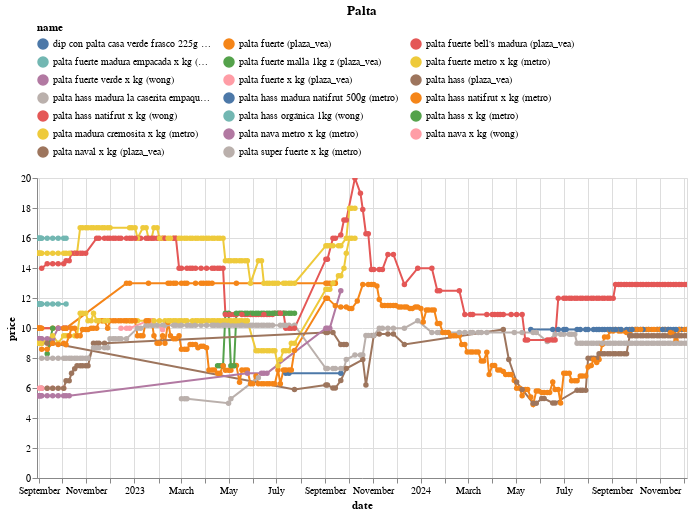

The notebook cell this image was saved under:
### Code cell
(df
 .loc[df.name.isin(names)]
 .pipe(alt.Chart)
 .mark_line(point=True)
 .encode(x='date', y='price', color='name', tooltip=['name','price'])
 .properties(width=650, title='Palta')
 .interactive()
 .configure_legend(orient='top', columns=3)
)

### Figure 1 — Vega-Lite specification as saved in the notebook (floating-point values rounded to 4 significant figures; data arrays with more than 128 entries replaced by an {"elided": "..."} marker saying what was removed)
{"config": {"view": {"continuousWidth": 300, "continuousHeight": 300}, "legend": {"columns": 3, "orient": "top"}}, "data": {"name": "data-cfcb20cb80abe63cd358505da754de2d"}, "mark": {"type": "line", "point": true}, "encoding": {"color": {"field": "name", "type": "nominal"}, "tooltip": [{"field": "name", "type": "nominal"}, {"field": "price", "type": "quantitative"}], "x": {"field": "date", "type": "temporal"}, "y": {"field": "price", "type": "quantitative"}}, "params": [{"name": "param_14", "select": {"type": "interval", "encodings": ["x", "y"]}, "bind": "scales"}], "title": "Palta", "width": 650, "$schema": "https://vega.github.io/schema/vega-lite/v5.20.1.json", "datasets": {"data-cfcb20cb80abe63cd358505da754de2d": {"elided": "992 records"}}}
